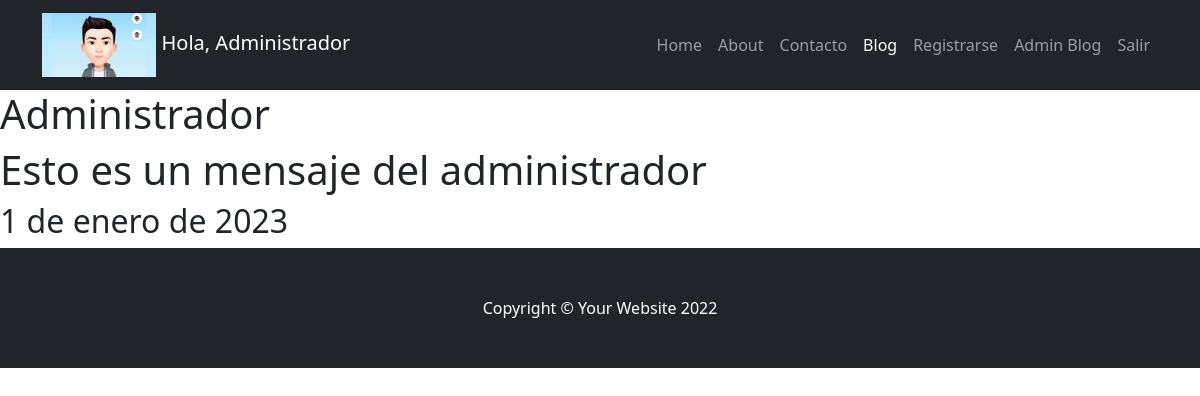
/viajes-blog/users/mensajes/4/detalle/ (signed in), run on the app's committed database.
### viajes_blog/models.py (models this page shows)
class Avatar(models.Model):
    user = models.OneToOneField(to=User, on_delete=models.CASCADE, related_name="avatar")
    imagen = models.ImageField(upload_to="avatares", null="True", blank=True)

class Mensaje(models.Model):
    email = models.EmailField()
    nombre = models.CharField(max_length=100)
    texto = models.TextField(max_length=3000)
    enviado_el = models.DateField(auto_now_add=True)

### viajes_blog/views.py (the view)
# urls.py: path('viajes-blog/users/mensajes/<int:pk>/detalle/', MensajeDetalle.as_view(), name="viajes-blog-mensaje-detalle"),
class MensajeDetalle(LoginRequiredMixin, DetailView):
    model = Mensaje

### viajes_blog/templates/viajes_blog/mensaje_detail.html
{% extends 'viajes_blog/base.html' %}
{% block contenido %}
    <h1> {{object.nombre}} </h1>
    <h1> {{object.texto}} </h1>
    <h2> {{object.enviado_el}} </h2>
{% endblock %}

### viajes_blog/templates/viajes_blog/base.html (shortened to what this page needs)
<!DOCTYPE html>
<html lang="en">
    <head>
        {% load static %}
        <link href="{% static 'viajes_blog/css/styles.css' %}" rel="stylesheet" />
    </head>
    <body>
        <nav class="navbar navbar-expand-lg navbar-dark bg-dark">
            <div class="container">
                <a class="navbar-brand" href="{% url 'viajes-blog-index' %}">
                    <img src="{{user.avatar.imagen.url}}" height="64">
                        Hola, {{user.first_name}}
                </a>
                <div class="collapse navbar-collapse" id="navbarSupportedContent">
                    <ul class="navbar-nav ms-auto mb-2 mb-lg-0">
                        <li class="nav-item"><a class="nav-link" href="{% url 'viajes-blog-listar' %}">Home</a></li>
                        <li class="nav-item"><a class="nav-link" href="{% url 'viajes-blog-about' %}">About</a></li>
                        <li class="nav-item"><a class="nav-link" href="{% url 'viajes-blog-mensajes-crear' %}">Contacto</a></li>
                        <li class="nav-item"><a class="nav-link active" aria-current="page" href="#">Blog</a></li>
                        <li class="nav-item"><a class="nav-link" href="{% url 'viajes-blog-signup' %}">Registrarse</a></li>
                        {% if user.is_authenticated %}
                            <li class="nav-item"><a class="nav-link" href="{% url 'viajes-blog-listar' %}">Admin Blog</a></li>
                            <li class="nav-item"><a class="nav-link" href="{% url 'viajes-blog-logout' %}">Salir</a></li>
                        {% else %}
                            <li class="nav-item"><a class="nav-link" href="{% url 'viajes-blog-login' %}">Ingresar</a></li>
                        {% endif %}
                    </ul>
                </div>
            </div>
        </nav>
        {% block contenido%} {% endblock %}
        <footer class="py-5 bg-dark">
            <div class="container"><p class="m-0 text-center text-white">Copyright &copy; Your Website 2022</p></div>
        </footer>
    </body>
</html>

### data on the page
Mensaje: nombre "Administrador", texto "Esto es un mensaje del administrador", enviado_el "1 de enero de 2023"

### other printed values
{{ user.first_name }} "Administrador"
